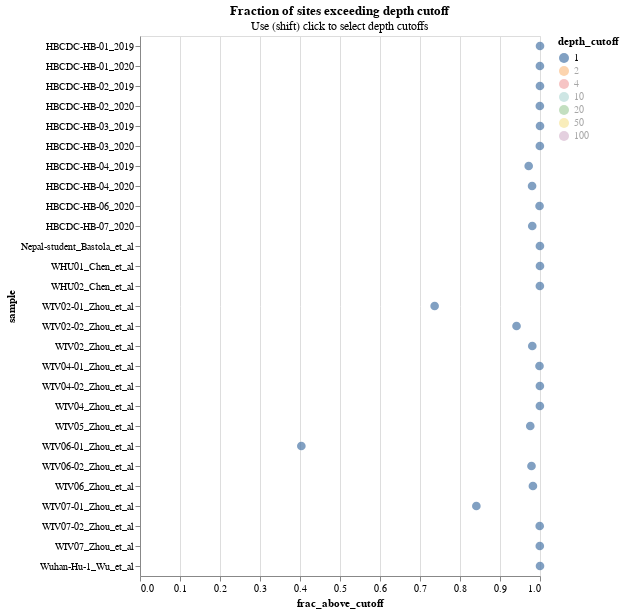

The notebook cell saved with this chart:
### Markdown cell above
Plot frac coverage for all samples:

### Code cell
cutoff_selection = alt.selection_multi(
        fields=['depth_cutoff'],
        bind='legend',
        init=[{'depth_cutoff': frac_coverage['depth_cutoff'][0]}]
        )

aligner_selection = alt.selection_single(
        name='read',
        fields=['aligner'],
        bind=alt.binding_select(options=frac_coverage['aligner'].unique()),
        init={'aligner': frac_coverage['aligner'][0]}
        )

genome_selection = alt.selection_single(
        name='reference',
        fields=['genome'],
        bind=alt.binding_select(options=frac_coverage['genome'].unique()),
        init={'genome': frac_coverage['genome'][0]}
        )

frac_coverage_chart = (
    alt.Chart(frac_coverage)
    .encode(x=alt.X('frac_above_cutoff:Q',
                    scale=alt.Scale(domain=(0, 1))
                    ),
            y=alt.Y('sample:N'),
            color=alt.condition(cutoff_selection, 'depth_cutoff:N', alt.value(None)),
            tooltip=['sample',
                     'depth_cutoff',
                     alt.Tooltip('frac_above_cutoff', format='.4g'),
                     'sites_above_cutoff',
                     ]
            )
    .mark_point(filled=True,
                size=75)
    .add_selection(cutoff_selection,
                   aligner_selection,
                   genome_selection)
    .transform_filter(aligner_selection)
    .transform_filter(genome_selection)
    .properties(title={'text': 'Fraction of sites exceeding depth cutoff',
                       'subtitle': 'Use (shift) click to select depth cutoffs'})
    )

print(f"Saving chart to {frac_coverage_chart_file}")

frac_coverage_chart.save(frac_coverage_chart_file)

frac_coverage_chart

### Figure 1 — Vega-Lite specification as saved in the notebook (floating-point values rounded to 4 significant figures; data arrays with more than 128 entries replaced by an {"elided": "..."} marker saying what was removed)
{"config": {"view": {"continuousWidth": 400, "continuousHeight": 300}}, "data": {"name": "data-0aa44a0009ffb73d94f69859fd812a0f"}, "mark": {"type": "point", "filled": true, "size": 75}, "encoding": {"color": {"condition": {"type": "nominal", "field": "depth_cutoff", "selection": "selector001"}, "value": null}, "tooltip": [{"type": "nominal", "field": "sample"}, {"type": "quantitative", "field": "depth_cutoff"}, {"type": "quantitative", "field": "frac_above_cutoff", "format": ".4g"}, {"type": "quantitative", "field": "sites_above_cutoff"}], "x": {"type": "quantitative", "field": "frac_above_cutoff", "scale": {"domain": [0, 1]}}, "y": {"type": "nominal", "field": "sample"}}, "selection": {"selector001": {"type": "multi", "fields": ["depth_cutoff"], "bind": "legend", "init": [{"depth_cutoff": 1.0}]}, "read": {"type": "single", "fields": ["aligner"], "bind": {"input": "select", "options": ["bbmap", "bwa-mem2"]}, "init": {"aligner": "bbmap"}}, "reference": {"type": "single", "fields": ["genome"], "bind": {"input": "select", "options": ["Wuhan-Hu-1"]}, "init": {"genome": "Wuhan-Hu-1"}}}, "title": {"text": "Fraction of sites exceeding depth cutoff", "subtitle": "Use (shift) click to select depth cutoffs"}, "transform": [{"filter": {"selection": "read"}}, {"filter": {"selection": "reference"}}], "$schema": "https://vega.github.io/schema/vega-lite/v4.8.1.json", "datasets": {"data-0aa44a0009ffb73d94f69859fd812a0f": {"elided": "378 records"}}}
